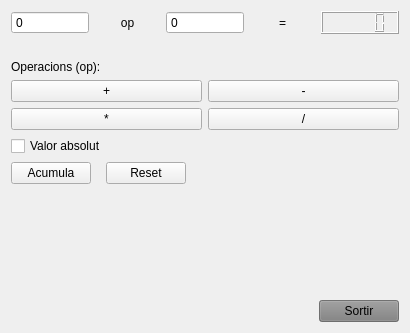
<?xml version="1.0" encoding="UTF-8"?>
<ui version="4.0">
 <class>MyForm</class>
 <widget class="QWidget" name="MyForm">
  <property name="geometry">
   <rect>
    <x>0</x>
    <y>0</y>
    <width>410</width>
    <height>333</height>
   </rect>
  </property>
  <property name="windowTitle">
   <string>Calculadora</string>
  </property>
  <layout class="QVBoxLayout" name="verticalLayout_8">
   <item>
    <layout class="QVBoxLayout" name="verticalLayout_7">
     <item>
      <layout class="QVBoxLayout" name="verticalLayout_5">
       <item>
        <layout class="QVBoxLayout" name="verticalLayout_3">
         <item>
          <layout class="QHBoxLayout" name="horizontalLayout_4">
           <property name="spacing">
            <number>0</number>
           </property>
           <item>
            <widget class="QSpinBox" name="spinBox">
             <property name="buttonSymbols">
              <enum>QAbstractSpinBox::NoButtons</enum>
             </property>
            </widget>
           </item>
           <item>
            <widget class="QLabel" name="label_2">
             <property name="text">
              <string>op</string>
             </property>
             <property name="alignment">
              <set>Qt::AlignCenter</set>
             </property>
            </widget>
           </item>
           <item>
            <widget class="QSpinBox" name="spinBox_2">
             <property name="buttonSymbols">
              <enum>QAbstractSpinBox::NoButtons</enum>
             </property>
            </widget>
           </item>
           <item>
            <widget class="QLabel" name="label_3">
             <property name="text">
              <string>=</string>
             </property>
             <property name="alignment">
              <set>Qt::AlignCenter</set>
             </property>
            </widget>
           </item>
           <item>
            <widget class="MyLCDNumber" name="lcdNumber"/>
           </item>
          </layout>
         </item>
         <item>
          <widget class="QLabel" name="label_4">
           <property name="text">
            <string/>
           </property>
          </widget>
         </item>
        </layout>
       </item>
       <item>
        <layout class="QVBoxLayout" name="verticalLayout_4">
         <item>
          <widget class="QLabel" name="label">
           <property name="text">
            <string>Operacions (op):</string>
           </property>
          </widget>
         </item>
         <item>
          <layout class="QVBoxLayout" name="verticalLayout_2">
           <item>
            <layout class="QHBoxLayout" name="horizontalLayout_2">
             <item>
              <widget class="QPushButton" name="pushButton_2">
               <property name="text">
                <string>+</string>
               </property>
              </widget>
             </item>
             <item>
              <widget class="QPushButton" name="pushButton_3">
               <property name="text">
                <string>-</string>
               </property>
              </widget>
             </item>
            </layout>
           </item>
           <item>
            <layout class="QHBoxLayout" name="horizontalLayout_5">
             <item>
              <widget class="QPushButton" name="pushButton_5">
               <property name="text">
                <string>*</string>
               </property>
              </widget>
             </item>
             <item>
              <widget class="QPushButton" name="pushButton_4">
               <property name="text">
                <string>/</string>
               </property>
              </widget>
             </item>
            </layout>
           </item>
          </layout>
         </item>
        </layout>
       </item>
      </layout>
     </item>
     <item>
      <layout class="QVBoxLayout" name="verticalLayout_6">
       <item>
        <widget class="QCheckBox" name="checkBox">
         <property name="text">
          <string>Valor absolut</string>
         </property>
        </widget>
       </item>
       <item>
        <layout class="QHBoxLayout" name="horizontalLayout_3">
         <property name="spacing">
          <number>15</number>
         </property>
         <item>
          <widget class="QPushButton" name="pushButton_6">
           <property name="text">
            <string>Acumula</string>
           </property>
          </widget>
         </item>
         <item>
          <widget class="QPushButton" name="pushButton_7">
           <property name="text">
            <string>Reset</string>
           </property>
          </widget>
         </item>
         <item>
          <spacer name="horizontalSpacer_3">
           <property name="orientation">
            <enum>Qt::Horizontal</enum>
           </property>
           <property name="sizeHint" stdset="0">
            <size>
             <width>40</width>
             <height>20</height>
            </size>
           </property>
          </spacer>
         </item>
        </layout>
       </item>
      </layout>
     </item>
    </layout>
   </item>
   <item>
    <layout class="QHBoxLayout" name="horizontalLayout">
     <item>
      <spacer name="horizontalSpacer">
       <property name="orientation">
        <enum>Qt::Horizontal</enum>
       </property>
       <property name="sizeHint" stdset="0">
        <size>
         <width>40</width>
         <height>20</height>
        </size>
       </property>
      </spacer>
     </item>
     <item>
      <layout class="QVBoxLayout" name="verticalLayout">
       <item>
        <spacer name="verticalSpacer">
         <property name="orientation">
          <enum>Qt::Vertical</enum>
         </property>
         <property name="sizeHint" stdset="0">
          <size>
           <width>20</width>
           <height>40</height>
          </size>
         </property>
        </spacer>
       </item>
       <item>
        <widget class="QPushButton" name="pushButton">
         <property name="styleSheet">
          <string notr="true">background-color: rgba(127, 127, 127, 200);</string>
         </property>
         <property name="text">
          <string>Sortir</string>
         </property>
        </widget>
       </item>
      </layout>
     </item>
    </layout>
   </item>
  </layout>
  <zorder>pushButton_6</zorder>
 </widget>
 <customwidgets>
  <customwidget>
   <class>MyLCDNumber</class>
   <extends>QLCDNumber</extends>
   <header>MyLCDNumber.h</header>
   <slots>
    <signal>desactivarValorAbsolut()</signal>
    <signal>valorPerDefecte(int)</signal>
    <signal>enviarAOp1(int)</signal>
    <signal>evniarInfoError(QString)</signal>
    <signal>enviarEstilError(QString)</signal>
    <slot>suma()</slot>
    <slot>assignarOp1(int)</slot>
    <slot>assignarOp2(int)</slot>
    <slot>reset()</slot>
    <slot>resta()</slot>
    <slot>divisio()</slot>
    <slot>multiplicacio()</slot>
    <slot>canviarValorAbsolut()</slot>
    <slot>acumular()</slot>
   </slots>
  </customwidget>
 </customwidgets>
 <resources/>
 <connections>
  <connection>
   <sender>pushButton</sender>
   <signal>clicked()</signal>
   <receiver>MyForm</receiver>
   <slot>close()</slot>
   <hints>
    <hint type="sourcelabel">
     <x>353</x>
     <y>265</y>
    </hint>
    <hint type="destinationlabel">
     <x>401</x>
     <y>267</y>
    </hint>
   </hints>
  </connection>
  <connection>
   <sender>pushButton_2</sender>
   <signal>clicked()</signal>
   <receiver>lcdNumber</receiver>
   <slot>suma()</slot>
   <hints>
    <hint type="sourcelabel">
     <x>51</x>
     <y>125</y>
    </hint>
    <hint type="destinationlabel">
     <x>341</x>
     <y>41</y>
    </hint>
   </hints>
  </connection>
  <connection>
   <sender>pushButton_7</sender>
   <signal>clicked()</signal>
   <receiver>lcdNumber</receiver>
   <slot>reset()</slot>
   <hints>
    <hint type="sourcelabel">
     <x>166</x>
     <y>210</y>
    </hint>
    <hint type="destinationlabel">
     <x>368</x>
     <y>41</y>
    </hint>
   </hints>
  </connection>
  <connection>
   <sender>pushButton_3</sender>
   <signal>clicked()</signal>
   <receiver>lcdNumber</receiver>
   <slot>resta()</slot>
   <hints>
    <hint type="sourcelabel">
     <x>151</x>
     <y>117</y>
    </hint>
    <hint type="destinationlabel">
     <x>335</x>
     <y>41</y>
    </hint>
   </hints>
  </connection>
  <connection>
   <sender>pushButton_5</sender>
   <signal>clicked()</signal>
   <receiver>lcdNumber</receiver>
   <slot>multiplicacio()</slot>
   <hints>
    <hint type="sourcelabel">
     <x>270</x>
     <y>105</y>
    </hint>
    <hint type="destinationlabel">
     <x>350</x>
     <y>41</y>
    </hint>
   </hints>
  </connection>
  <connection>
   <sender>pushButton_4</sender>
   <signal>clicked()</signal>
   <receiver>lcdNumber</receiver>
   <slot>divisio()</slot>
   <hints>
    <hint type="sourcelabel">
     <x>314</x>
     <y>114</y>
    </hint>
    <hint type="destinationlabel">
     <x>347</x>
     <y>33</y>
    </hint>
   </hints>
  </connection>
  <connection>
   <sender>checkBox</sender>
   <signal>clicked()</signal>
   <receiver>lcdNumber</receiver>
   <slot>canviarValorAbsolut()</slot>
   <hints>
    <hint type="sourcelabel">
     <x>27</x>
     <y>150</y>
    </hint>
    <hint type="destinationlabel">
     <x>329</x>
     <y>40</y>
    </hint>
   </hints>
  </connection>
  <connection>
   <sender>lcdNumber</sender>
   <signal>desactivarValorAbsolut()</signal>
   <receiver>checkBox</receiver>
   <slot>animateClick()</slot>
   <hints>
    <hint type="sourcelabel">
     <x>328</x>
     <y>39</y>
    </hint>
    <hint type="destinationlabel">
     <x>83</x>
     <y>148</y>
    </hint>
   </hints>
  </connection>
  <connection>
   <sender>pushButton_6</sender>
   <signal>clicked()</signal>
   <receiver>lcdNumber</receiver>
   <slot>acumular()</slot>
   <hints>
    <hint type="sourcelabel">
     <x>40</x>
     <y>214</y>
    </hint>
    <hint type="destinationlabel">
     <x>357</x>
     <y>26</y>
    </hint>
   </hints>
  </connection>
  <connection>
   <sender>lcdNumber</sender>
   <signal>evniarInfoError(QString)</signal>
   <receiver>label_4</receiver>
   <slot>setText(QString)</slot>
   <hints>
    <hint type="sourcelabel">
     <x>350</x>
     <y>38</y>
    </hint>
    <hint type="destinationlabel">
     <x>38</x>
     <y>62</y>
    </hint>
   </hints>
  </connection>
  <connection>
   <sender>lcdNumber</sender>
   <signal>enviarEstilError(QString)</signal>
   <receiver>label_4</receiver>
   <slot>setStyleSheet(QString)</slot>
   <hints>
    <hint type="sourcelabel">
     <x>335</x>
     <y>36</y>
    </hint>
    <hint type="destinationlabel">
     <x>236</x>
     <y>56</y>
    </hint>
   </hints>
  </connection>
  <connection>
   <sender>spinBox</sender>
   <signal>valueChanged(int)</signal>
   <receiver>lcdNumber</receiver>
   <slot>assignarOp1(int)</slot>
   <hints>
    <hint type="sourcelabel">
     <x>69</x>
     <y>39</y>
    </hint>
    <hint type="destinationlabel">
     <x>337</x>
     <y>31</y>
    </hint>
   </hints>
  </connection>
  <connection>
   <sender>spinBox_2</sender>
   <signal>valueChanged(int)</signal>
   <receiver>lcdNumber</receiver>
   <slot>assignarOp2(int)</slot>
   <hints>
    <hint type="sourcelabel">
     <x>190</x>
     <y>22</y>
    </hint>
    <hint type="destinationlabel">
     <x>329</x>
     <y>41</y>
    </hint>
   </hints>
  </connection>
  <connection>
   <sender>lcdNumber</sender>
   <signal>valorPerDefecte(int)</signal>
   <receiver>spinBox_2</receiver>
   <slot>setValue(int)</slot>
   <hints>
    <hint type="sourcelabel">
     <x>347</x>
     <y>37</y>
    </hint>
    <hint type="destinationlabel">
     <x>173</x>
     <y>33</y>
    </hint>
   </hints>
  </connection>
  <connection>
   <sender>lcdNumber</sender>
   <signal>valorPerDefecte(int)</signal>
   <receiver>spinBox</receiver>
   <slot>setValue(int)</slot>
   <hints>
    <hint type="sourcelabel">
     <x>346</x>
     <y>31</y>
    </hint>
    <hint type="destinationlabel">
     <x>53</x>
     <y>30</y>
    </hint>
   </hints>
  </connection>
  <connection>
   <sender>lcdNumber</sender>
   <signal>enviarAOp1(int)</signal>
   <receiver>spinBox</receiver>
   <slot>setValue(int)</slot>
   <hints>
    <hint type="sourcelabel">
     <x>377</x>
     <y>41</y>
    </hint>
    <hint type="destinationlabel">
     <x>81</x>
     <y>17</y>
    </hint>
   </hints>
  </connection>
 </connections>
</ui>
